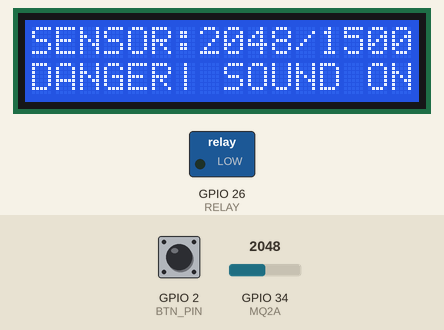
A sketch run on a simulated ESP32. Shown: 16×2 character LCD, switched loads named in the sketch (green lamp = pin HIGH). Inputs (shaded band) come from the test bench; at power-on: GPIO 34 (MQ2A) = 2048, GPIO 2 (BTN_PIN) HIGH. WiFi joins after 1.5 s; servers stay silent unless stated.

Above: at 3.0 s.
3.1 s: GPIO 34 (MQ2A) set to 1265
At 4.0 s:
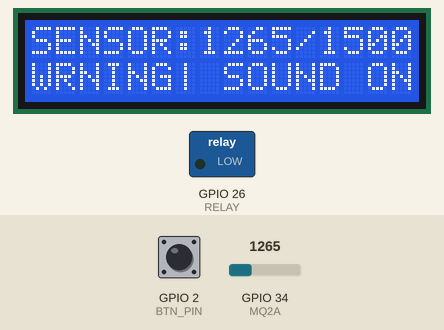
4.9 s: GPIO 34 (MQ2A) set to 1165
At 6.6 s:
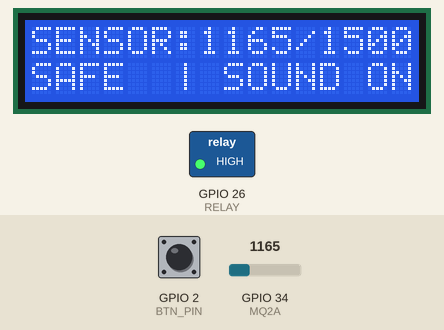
6.9 s: GPIO 34 (MQ2A) set to 1228
At 8.3 s:
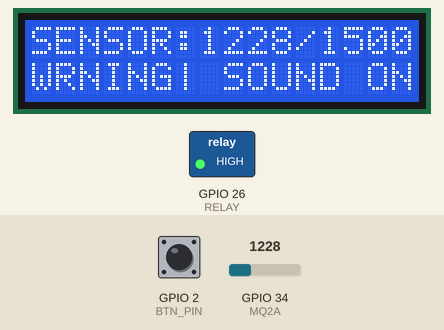
Timing chart, 0 to 9.9 s (numbered marks = the images above; inputs shaded):
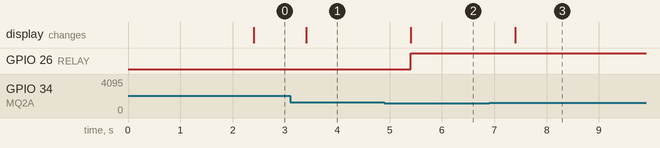

The sketch:

Gas_sensor.ino
```cpp
#include <WiFi.h>
#include <WiFiClient.h>
#include <BlynkSimpleEsp32.h>
#include <LiquidCrystal_I2C.h>

// You should get Auth Token in the Blynk App.
// Go to the Project Settings (nut icon).
char auth[] = "";

// Your WiFi credentials.
// Set password to "" for open networks.
char ssid[] = "";
char pass[] = "";

#define MQ2A 34
#define RELAY 26
#define BTN_PIN 2
#define SDA 21
#define SCL 22
#define GAUGE 2
#define SENSITIVITY_SLIDER_PIN V1
#define MUTE_DURATION_PIN V3

#define MILLIS_IN_SEC 1000

BlynkTimer timer;
LiquidCrystal_I2C lcd(0x27, 16, 2);

int sensorValueA = 0;
const int defaultDangerLevel = 1500;
int dangerLevel = defaultDangerLevel;
unsigned long last_stop = 0;
unsigned long last_notify = 0;
bool muted;
int secondsOnMute;
int muteMillis = 10 * MILLIS_IN_SEC;
int muteMillisSetting;

BLYNK_WRITE(SENSITIVITY_SLIDER_PIN)
{
  dangerLevel = param.asInt();
}
BLYNK_WRITE(MUTE_DURATION_PIN)
{
  muteMillisSetting = param.asInt() * MILLIS_IN_SEC;
}

void setup()
{
 pinMode(MQ2A, INPUT);
 pinMode(RELAY, OUTPUT);
 lcd.init();
 lcd.backlight();
 Blynk.begin(auth, ssid, pass);
 timer.setInterval(500L, readSensor); // read sensors every 500ms
 timer.setInterval(100L, readRemoteInput); // read data from mobile device every 100ms
 timer.setInterval(100L, printDataToDevice); // prints data every 100ms to device
 timer.setInterval(1000L, millisOverflowProtection); // the millis() function overflows roughly every 7 weeks
  // in such case, if the timestamps for muting and notifying are not reset, those functionalities may stop working.
}

void millisOverflowProtection() {
  if (millis() < last_stop || millis() < last_notify) {
    last_stop = last_notify = 0;
  }
}

void printDataToDevice()
{
  Blynk.virtualWrite(GAUGE, sensorValueA);
}

void readRemoteInput()
{
  boolean isPressed = (digitalRead(BTN_PIN) == LOW);
  if (!isPressed)
  {
    muteMillis = muteMillisSetting;
    last_stop = millis();
  }
}

void notify(const char* msg)
{
  if(Blynk.connected() && millis()-last_notify > 60 * MILLIS_IN_SEC)
  {
    Blynk.notify(msg);
    last_notify = millis();
  }
}

void printOnLCD()
{
  lcd.clear();
  lcd.setCursor(0, 0);
  lcd.print("SENSOR:");
  if (sensorValueA >= 1000){
    lcd.setCursor(7, 0);
  } else {
    lcd.setCursor(8, 0);
  }
  lcd.print(sensorValueA);
  lcd.setCursor(11, 0);
  lcd.print("/");
  lcd.setCursor(12, 0);
  lcd.print(dangerLevel);
  lcd.setCursor(6, 1);
  lcd.print("|");

  if (muted)
  {
    lcd.setCursor(7, 1);
    lcd.print("MUTE:");
    secondsOnMute = (muteMillis - millis() + last_stop) / MILLIS_IN_SEC;
    if (secondsOnMute >= 1000)
    {
      lcd.setCursor(12, 1);
    }
    else
    {
      lcd.setCursor(13, 1);
    }
    lcd.print(secondsOnMute);
  }
  else
  {
    lcd.setCursor(8, 1);
    lcd.print("SOUND ON");
  }
}

void printDangerLvlLCD(const char* msg)
{
  lcd.setCursor(0, 1);
  lcd.print(msg);
}

void readSensor()
{
  sensorValueA = analogRead(MQ2A);
  muted = millis() - last_stop <= muteMillis;

  printOnLCD();

  if (sensorValueA > dangerLevel)
  {
    printDangerLvlLCD("DANGER");

    if (!muted)
    {
      notify("Hazardous concentrations of smoke and/or volatile gasses detected\nAlarm is on");
      digitalWrite(RELAY, LOW);
    }
    else
    {
      notify("High concentrations of smoke and/or volatile gasses detected\nAlarm is off");
      digitalWrite(RELAY, HIGH);
    }
  }
  else if ((double) sensorValueA > 0.8  * (double) dangerLevel)
  {
    if (!muted)
    {
      notify("Abnormal concentrations of smoke and/or volatile gasses detected");
    }
    printDangerLvlLCD("WRNING");
  }
  else
  {
    printDangerLvlLCD("SAFE");
    digitalWrite(RELAY, HIGH);
  }
}

void loop()
{
  if (Blynk.connected()) {
    Blynk.run();
    timer.run();
  } else {
    readSensor();
    printOnLCD();
    Blynk.connect();
  }
}
```

Measured:
- the behaviour switches between 1201 and 1200 on GPIO 34 (MQ2A) (found by bisection; images 1 and 2)
- after the input at 3.1 s, the display: changes after 0.31 s (image 1)
- after the input at 4.9 s, GPIO 26 (RELAY): LOW → HIGH after 0.50 s; the display: changes after 0.50 s (image 2)
- after the input at 6.9 s, the display: changes after 0.51 s (image 3)
